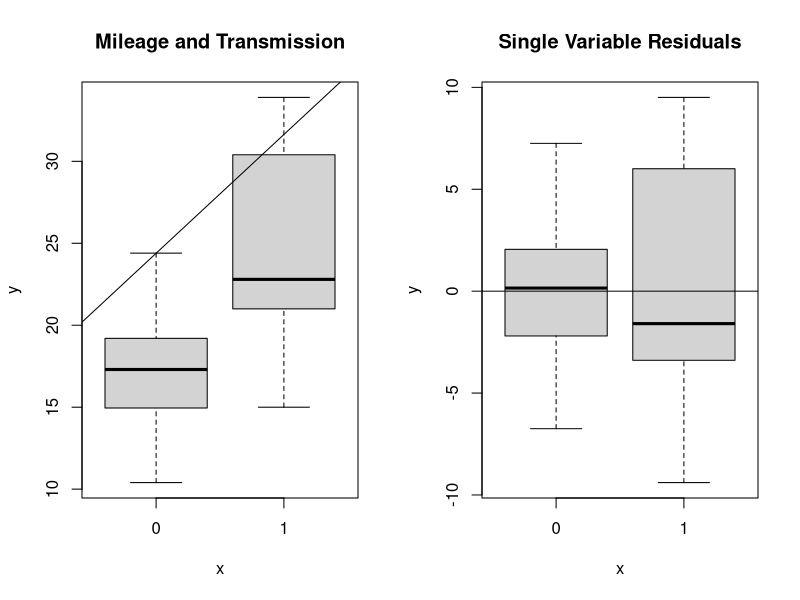
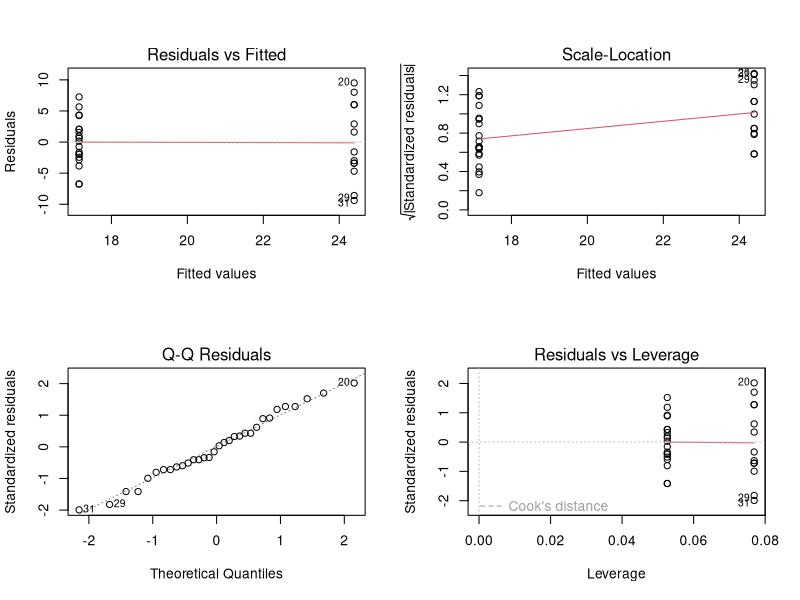
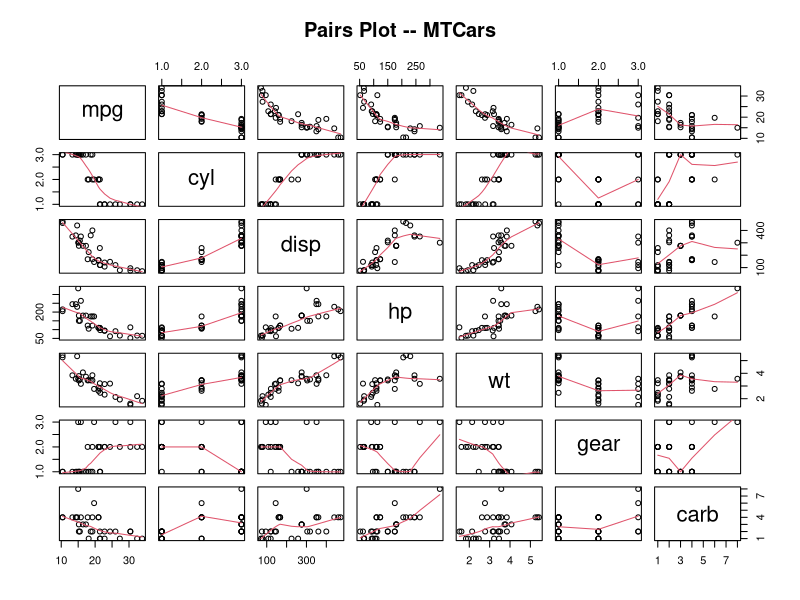
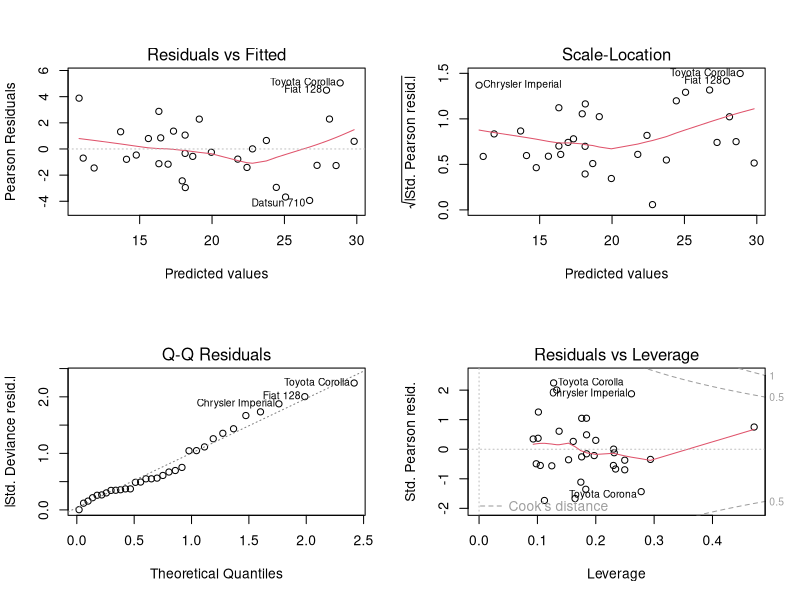

Write R code to recreate these figures, in order.
## ---- chunk 1
#using libraries:
library("datasets"); library("MASS")

#load the data and perform a basic survey
data(mtcars)
summary(mtcars)
nrow(mtcars)
by(mtcars$mpg, mtcars$am, summary)

#factorize the appropriate variables (all non-measures)
mtcars$am <- as.factor(mtcars$am)
mtcars$cyl <- as.factor(mtcars$cyl)
mtcars$gear <- as.factor(mtcars$gear)

## ---- chunk 2
#build the linear model and summarize the coefficients
lm_mpg_am <- lm(mtcars$mpg ~ mtcars$am)
summary(lm_mpg_am)$coefficients
## ---- chunk 3
#Build the glm and fit stepwise
glm_mpg <- glm(mpg ~ am + cyl + gear + disp + hp + drat + wt, data = mtcars)
fit <- stepAIC(glm_mpg, direction = 'both')
fit$anova
## ---- chunk 4
#build the final model and summarize
m <- glm(mpg ~ am + cyl + hp + wt, data = mtcars)
summary(m)$coefficients
summary(m$residuals)
## ---- chunk 5
par(mfrow = c(1,2))
plot(mtcars$am, mtcars$mpg, main = 'Mileage and Transmission')
abline(lm_mpg_am)
plot(mtcars$am, resid(lm_mpg_am), main = 'Single Variable Residuals')
abline(h = 0)
## ---- chunk 6
layout(matrix(c(1,2,3,4),2,2))
plot(lm_mpg_am)
## ---- chunk 7
attr <- c('mpg','cyl','disp','hp','wt','gear','carb')
pairs(x = mtcars[,attr], panel = panel.smooth, main = 'Pairs Plot -- MTCars')
## ---- chunk 8
layout(matrix(c(1,2,3,4),2,2))
plot(m)
